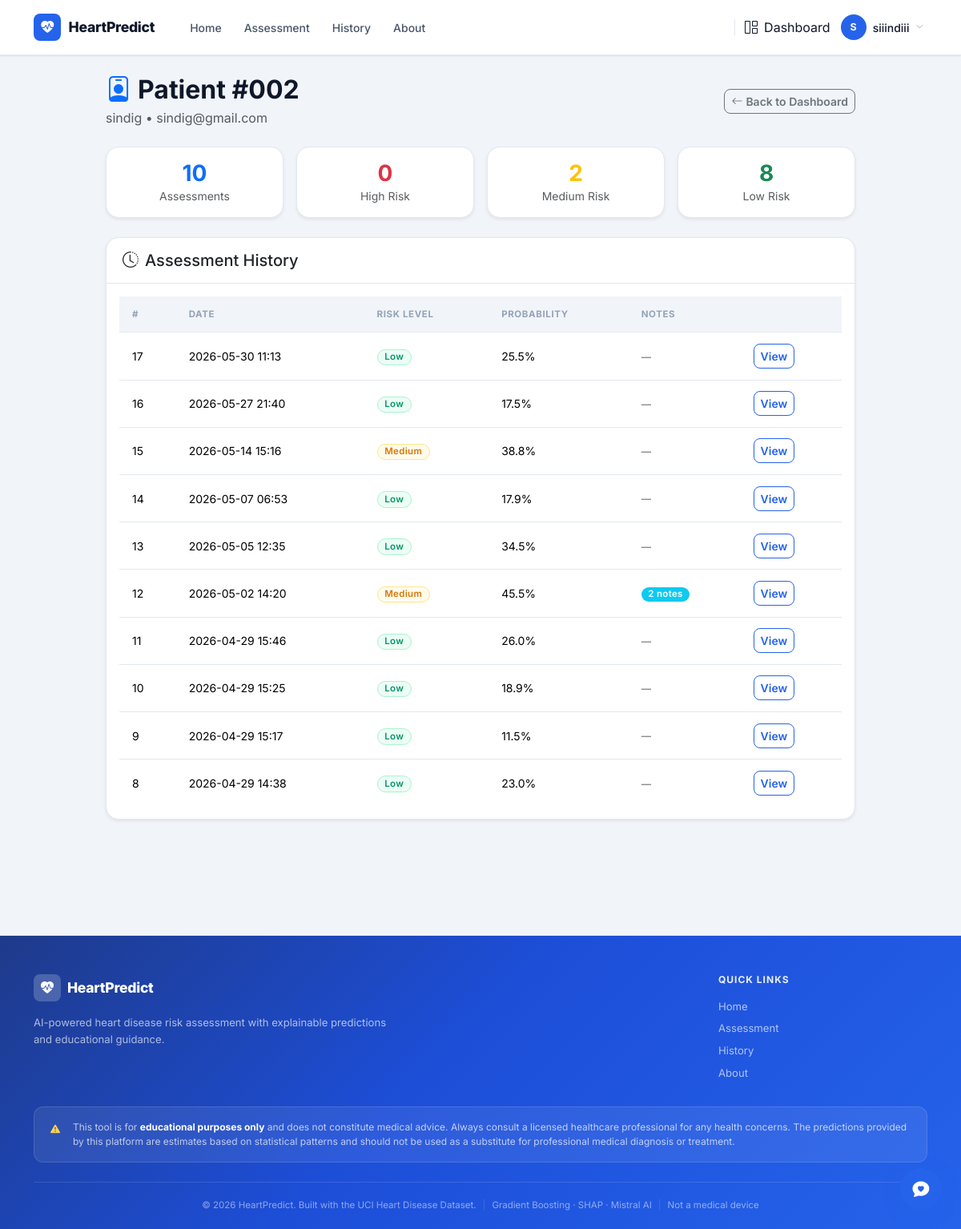
Before: /dashboard/patient/2 (signed in) with the older database file.
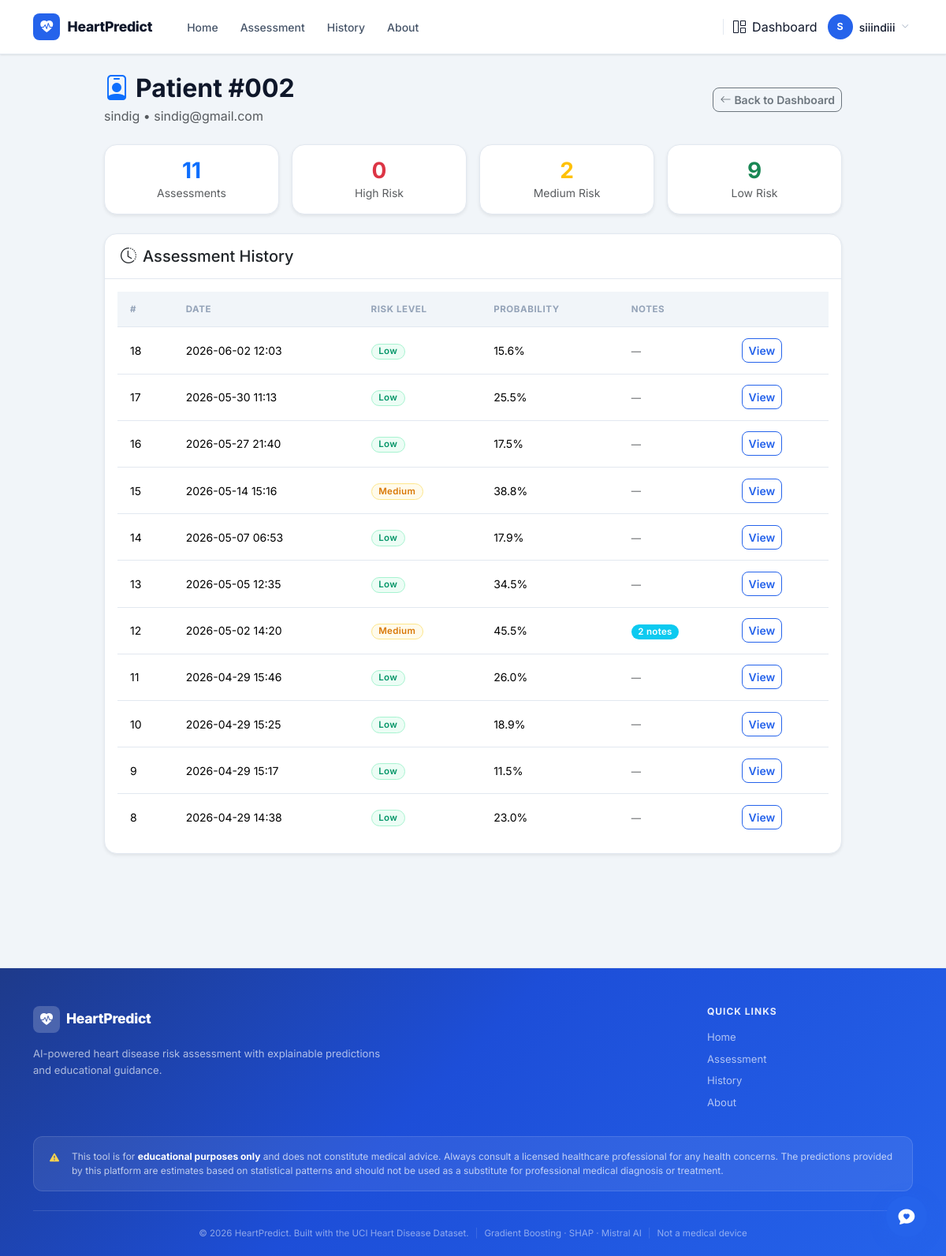
After: the same page with the newer database file.
### models.py (models this page shows)
class Prediction(db.Model):
    __tablename__ = "predictions"
    id           = db.Column(db.Integer, primary_key=True)
    user_id      = db.Column(db.Integer, db.ForeignKey('users.id'), nullable=True)
    created_at   = db.Column(db.DateTime, default=datetime.utcnow)
    input_data   = db.Column(db.Text, nullable=False)
    prediction   = db.Column(db.Integer, nullable=False)
    probability  = db.Column(db.Float, nullable=False)
    risk_level   = db.Column(db.String(20), nullable=False)
    def to_dict(self):
        import json
        return {
            "id":          self.id,
            "created_at":  self.created_at.strftime("%Y-%m-%d %H:%M"),
            "input_data":  json.loads(self.input_data),
            "prediction":  self.prediction,
            "probability": round(self.probability * 100, 1),
            "risk_level":  self.risk_level,
        }

### dashboard_routes.py (the view)
@dashboard.route('/patient/<int:user_id>')
@login_required
@role_required('doctor')
def patient_profile(user_id):
    from models import Prediction, PredictionNote
    patient = User.query.get_or_404(user_id)
    if patient.role != 'user':
        abort(404)
    records = Prediction.query.filter_by(user_id=user_id).order_by(Prediction.created_at.desc()).all()
    stats = {
        'total': len(records),
        'high_risk': sum(1 for r in records if r.risk_level == 'High'),
        'medium_risk': sum(1 for r in records if r.risk_level == 'Medium'),
        'low_risk': sum(1 for r in records if r.risk_level == 'Low'),
    }
    avg_prob = round(sum(r.probability for r in records) / len(records) * 100, 1) if records else 0
    records_data = []
    for r in records:
        d = r.to_dict()
        notes = PredictionNote.query.filter_by(prediction_id=r.id).order_by(PredictionNote.created_at.desc()).all()
        d['notes'] = [n.to_dict() for n in notes]
        records_data.append(d)
    return render_template('dashboard/patient_profile.html',
                           patient=patient,
                           records=records_data,
                           stats=stats,
                           avg_prob=avg_prob)

### app.py (called while the page is built)
@app.context_processor
def inject_now():
    from datetime import datetime
    return {"now": datetime.now}

### auth.py (called while the page is built)
@login_manager.user_loader
def load_user(user_id):
    from models import User
    return User.query.get(int(user_id))

### models.py (called while the page is built)
    def to_dict(self):
        return {
            "id":            self.id,
            "prediction_id": self.prediction_id,
            "doctor_name":   self.doctor.username if self.doctor else "Unknown",
            "note_text":     self.note_text,
            "created_at":    self.created_at.strftime("%Y-%m-%d %H:%M"),
        }

### templates/dashboard/patient_profile.html (shortened to what this page needs)
{% extends "base.html" %}
{% block content %}
<div class="container py-4" style="max-width:960px">
  <div class="d-flex justify-content-between align-items-center mb-4">
    <div>
      <h2 class="fw-bold mb-1">
        <i class="bi bi-person-badge me-2 text-primary"></i>Patient #{{ '%03d' % patient.id }}
      </h2>
      <p class="text-muted mb-0">{{ patient.username }} &bull; {{ patient.email }}</p>
    </div>
    <a href="{{ url_for('dashboard.doctor_dashboard') }}" class="btn btn-outline-secondary btn-sm">
      <i class="bi bi-arrow-left me-1"></i>Back to Dashboard
    </a>
  </div>
  <div class="row g-3 mb-4">
    <div class="col-6 col-md-3">
      <div class="card border-0 shadow-sm text-center p-3">
        <h3 class="text-primary fw-bold mb-0">{{ stats.total }}</h3>
        <small class="text-muted">Assessments</small>
      </div>
    </div>
    <div class="col-6 col-md-3">
      <div class="card border-0 shadow-sm text-center p-3">
        <h3 class="text-danger fw-bold mb-0">{{ stats.high_risk }}</h3>
        <small class="text-muted">High Risk</small>
      </div>
    </div>
    <div class="col-6 col-md-3">
      <div class="card border-0 shadow-sm text-center p-3">
        <h3 class="text-warning fw-bold mb-0">{{ stats.medium_risk }}</h3>
        <small class="text-muted">Medium Risk</small>
      </div>
    </div>
    <div class="col-6 col-md-3">
      <div class="card border-0 shadow-sm text-center p-3">
        <h3 class="text-success fw-bold mb-0">{{ stats.low_risk }}</h3>
        <small class="text-muted">Low Risk</small>
      </div>
    </div>
  </div>
  {% if records %}
  <div class="card border-0 shadow-sm mb-4">
    <div class="card-header bg-white">
      <h5 class="mb-0"><i class="bi bi-clock-history me-2"></i>Assessment History</h5>
    </div>
    <div class="card-body">
      <div class="table-responsive">
        <table class="table table-hover align-middle">
          <thead>
            <tr>
              <th>#</th>
              <th>Date</th>
              <th>Risk Level</th>
              <th>Probability</th>
              <th>Notes</th>
              <th></th>
            </tr>
          </thead>
          <tbody>
            {% for record in records %}
            <tr>
              <td>{{ record.id }}</td>
              <td>{{ record.created_at }}</td>
              <td><span class="badge risk-{{ record.risk_level }}">{{ record.risk_level }}</span></td>
              <td>{{ record.probability }}%</td>
              <td>
                {% if record.notes %}
                  <span class="badge bg-info">{{ record.notes|length }} note{{ 's' if record.notes|length > 1 else '' }}</span>
                {% else %}
                  <span class="text-muted small">—</span>
                {% endif %}
              </td>
              <td><button class="btn btn-sm btn-outline-primary view-prediction-btn"
                          data-prediction-id="{{ record.id }}"
                          data-bs-toggle="modal"
                          data-bs-target="#predictionModal">View</button></td>
            </tr>
            {% endfor %}
          </tbody>
        </table>
      </div>
    </div>
  </div>
  {% else %}
  <div class="card border-0 shadow-sm p-5 text-center">
    <i class="bi bi-clipboard-x text-muted display-4"></i>
    <h5 class="mt-3 text-muted">No assessments yet</h5>
  </div>
  {% endif %}
</div>
{% endblock %}

Changed rows visible on the page:
added Prediction: id "18", created_at "2026-06-02 12:03", risk_level "Low", probability "15.6"
Other visible differences:
{{ stats.total }}: "10" → "11"
{{ stats.low_risk }}: "8" → "9"
